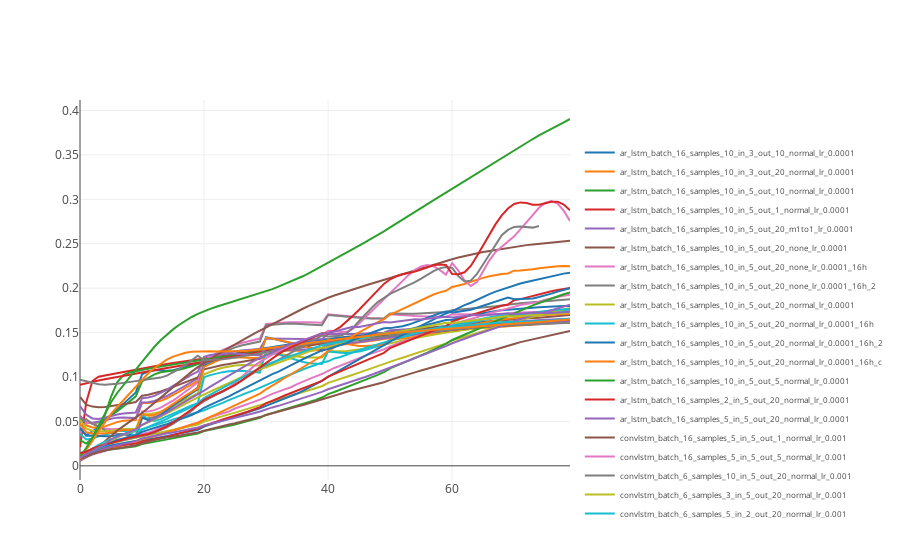

The notebook cell saved with this chart:
### Code cell
traces = []
for exp, ev in evaluators.items():
#     if not '_bad' in exp.lower():
#         continue
#     if 'resnet' in exp.lower():
#         continue
    df = ev.get_rmse_values()

    x = df.index.values
    y = df['mean'].values
    traces.append(go.Scatter(x=x, y=y, name=exp))

layout = dict(
    legend=dict(
        y=0.9,
#         traceorder='reversed',
        font=dict(
            size=8
        )
    )
)

plotly.offline.iplot({
        "data": traces,
        "layout": layout
    })
